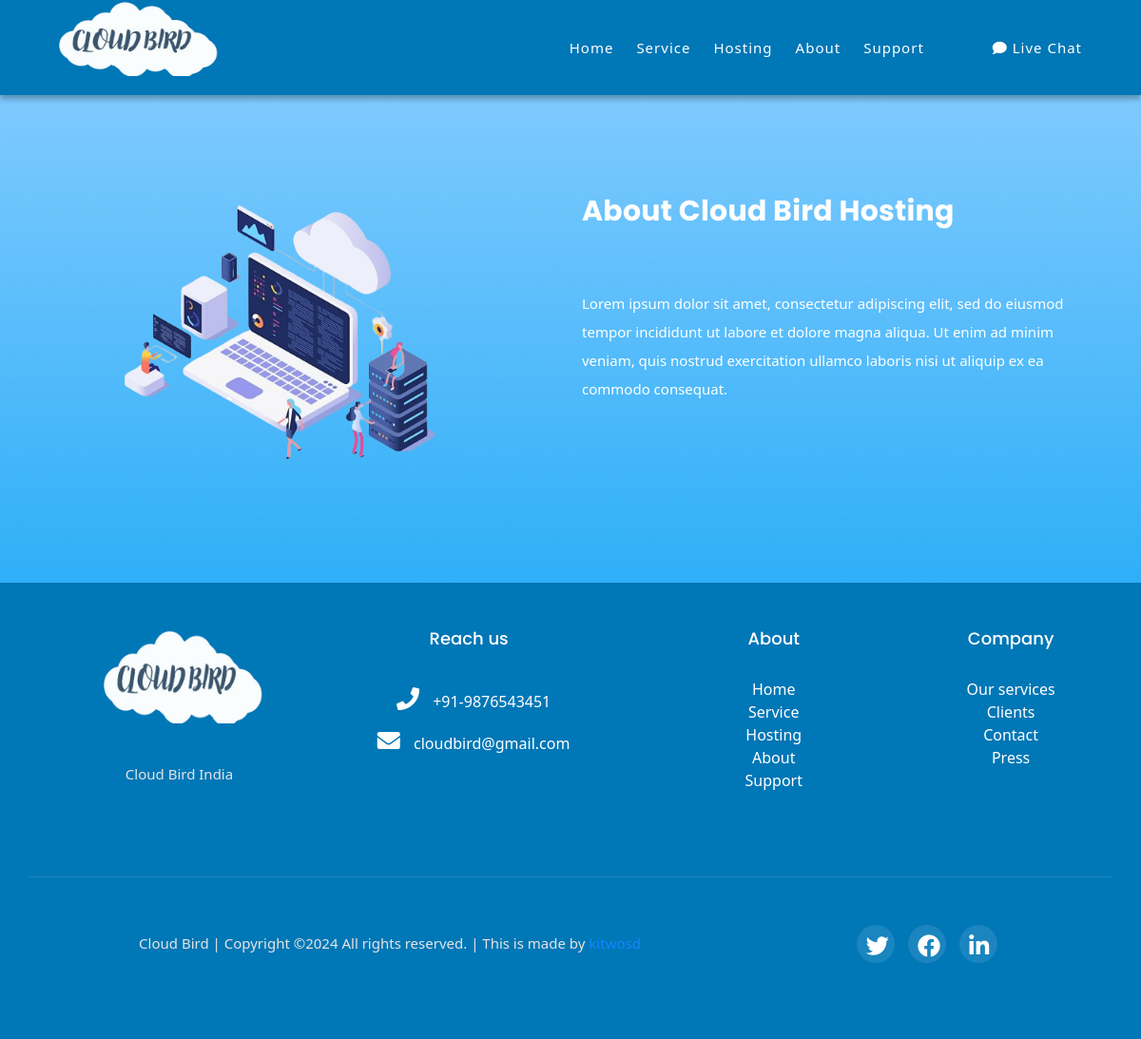
Before: /about with the older database file.
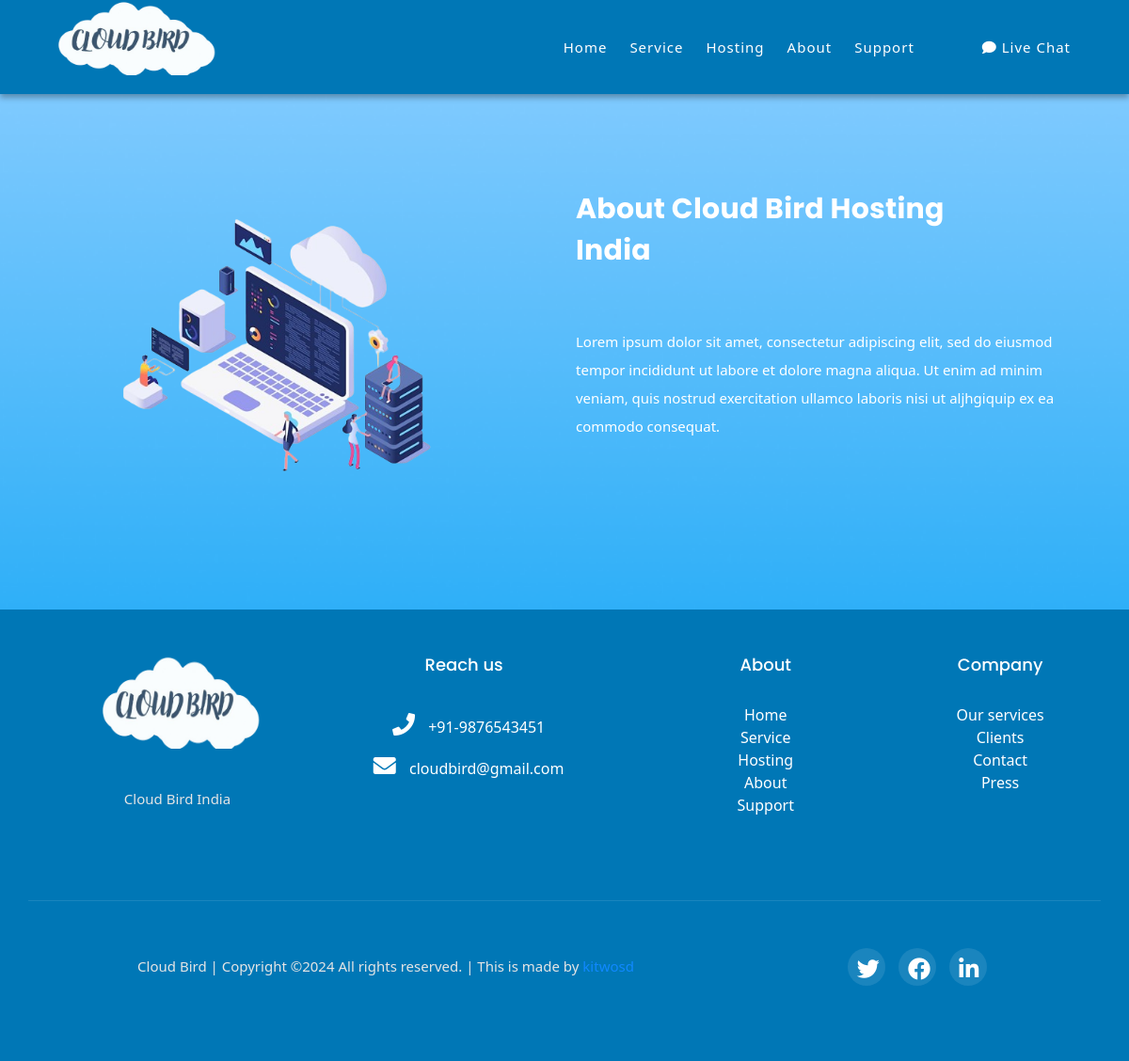
After: the same page with the newer database file.
### app/models.py (models this page shows, shortened)
class CompanyDetails(models.Model):
    companyName = models.CharField(max_length=200)
    companyAddress=models.CharField(max_length=200)
    companyPhone=models.CharField(max_length=200)
    companyEmail=models.EmailField()
    addressUrl=models.URLField(max_length=2000)
    companyLogo=models.FileField(upload_to="companylogo")
    facebookUrl = models.URLField()
    linkedInUrl = models.URLField()
    twiterUrl = models.URLField()
    discordUrl = models.URLField()
    livechatUrl = models.URLField()
    companyDescription = models.TextField()
    gif = models.ImageField(upload_to="gif")
    class Meta:
        ordering =['-id']

class About(models.Model):
    image=models.FileField(upload_to="aboutimage")
    title=models.CharField(max_length=200)
    description=RichTextField()

### app/views.py (the view)
# urls.py: path('about', views.about, name='about'),
def about(request):
    return render(request, 'app/about.html')

### app/context_processor.py (called while the page is built)
def footer(request):
    footer = CompanyDetails.objects.first()
    return{
        'footer':footer
    }

def service(request):
    service = Service.objects.all()
    return{
        'service':service
    }

def about(request):
    about = About.objects.first()
    return{
        'about': about
    }

def hosting(request):
    hosting = Hosting.objects.all()[:3]
    return{
        'hosting': hosting
    }

### app/templates/app/about.html (shortened to what this page needs)
{% extends "app/base.html" %}
{% load static %}
{% block content %}
<div id="services" class="our-services section" style="margin-top: 5%;">
    <div class="container">
      <div class="row">
        <div class="col-lg-6 align-self-center  wow fadeInLeft" data-wow-duration="1s" data-wow-delay="0.2s">
          <div class="left-image">
            <img src="{{about.image.url}}" alt="">
          </div>
        </div>
        <div class="col-lg-6 wow fadeInRight" data-wow-duration="1s" data-wow-delay="0.2s">
          <div class="section-heading">
            <h2 style="color:white;">{{about.title}}</h2>
            <p style="color:white;">{{about.description|safe}}</p>
          </div>
        </div>
      </div>
    </div>
</div>
{% endblock %}

### app/templates/app/base.html (shortened to what this page needs)
{% load static %}
<!DOCTYPE html>
<html lang="en">
<head>
    <link rel="stylesheet" href="https://unpkg.com/bootstrap@5.3.3/dist/css/bootstrap.min.css">
    <link rel="stylesheet" href="https://unpkg.com/bootstrap@5.3.3/dist/css/bootstrap.min.css">
    <link rel="stylesheet" href="https://cdn.jsdelivr.net/npm/bootstrap-icons@1.11.3/font/bootstrap-icons.min.css">
    <link rel="stylesheet" href="https://unpkg.com/bs-brain@2.0.4/components/faqs/faq-3/assets/css/faq-3.css">
    <link rel="stylesheet" href="https://cdnjs.cloudflare.com/ajax/libs/font-awesome/6.0.0-beta3/css/all.min.css">
    <link rel="stylesheet" href="https://cdn.jsdelivr.net/bxslider/4.2.12/jquery.bxslider.css">
    <link rel="stylesheet" href="https://cdnjs.cloudflare.com/ajax/libs/font-awesome/5.15.4/css/all.min.css">
	<link rel="stylesheet" href="{% static 'app/css1/ionicons.min.css' %}">
	<link rel="stylesheet" href="{% static 'app/css1/style.css' %}">
    <link href="{% static 'app/vendor/bootstrap/css/bootstrap.min.css' %}" rel="stylesheet">
    <link rel="stylesheet" href="{% static 'app/assets/css/fontawesome.css' %}">
    <link rel="stylesheet" href="{% static 'app/assets/css/templatemo-space-dynamic.css' %}">
    <link rel="stylesheet" href="{% static 'app/assets/css/animated.css' %}">
    <link rel="stylesheet" href="{% static 'app/assets/css/owl.css' %}">
</head>
<body>
  <header class="header-area header-sticky wow slideInDown" data-wow-duration="0.75s" data-wow-delay="0s">
    <div class="container">
      <div class="row">
        <div class="col-12">
          <nav class="main-nav">
            <a href="{% url 'app:index' %}">
              <img src="{{footer.companyLogo.url}}" style="height: 80px; width: 200px; float:left;">
            </a>
            <ul class="nav">
              <li class="scroll-to-section"><a href="{% url 'app:index' %}" class="active">Home</a></li>
              <li class="scroll-to-section"><a href="{% url 'app:service' %}">Service</a></li>
              <li class="scroll-to-section"><a href="{% url 'app:hosting' %}">Hosting</a></li>
              <li class="scroll-to-section"><a href="{% url 'app:about' %}">About</a></li>
              <li class="scroll-to-section"><a href="{% url 'app:contact' %}">Support</a></li>
              <li class="scroll-to-section" style="color: black;"><a href="{{footer.livechatUrl}}"><i class="fas fa-comment"></i> Live Chat</a></li>
            </ul>
          </nav>
        </div>
      </div>
    </div>
  </header>
  {% block content %}
  {% endblock %}
  <footer class="footer-10">
    <div class="container">
      <div class="row">
        <div class="col-md-3 mb-md-0 mb-4 mt-5 text-center text-md-left">
          <ul>
            <li>
              <img src="{{footer.companyLogo.url}}" alt="" style="height:100px; width: 200px; margin-bottom: 8px;">
              <p>{{footer.companyDescription|safe|truncatechars:100}}</p>
            </li>
          </ul>
        </div>
        <div class="col-md-9 mt-5">
          <div class="row d-none d-md-flex">
            <div class="col-md-5 mb-md-0 mb-5 text-center text-md-left">
              <h2 class="footer-heading">Reach us</h2>
              <ul class="list-unstyled">
                <li><a href="#" class="d-block"><i class="fas fa-phone icon"></i> +91-9876543451</a></li>
                <li><a href="#" class="d-block"><i class="fas fa-envelope icon"></i> cloudbird@gmail.com</a></li>
              </ul>
            </div>
            <div class="col-md-4 mb-md-0 mb-4 text-center text-md-left">
              <h2 class="footer-heading">About</h2>
              <ul class="list-unstyled">
                <li><a href="#" class="d-block">Home</a></li>
                <li><a href="#" class="d-block">Service</a></li>
                <li><a href="#" class="d-block">Hosting</a></li>
                <li><a href="#" class="d-block">About</a></li>
                <li><a href="#" class="d-block">Support</a></li>
              </ul>
            </div>
            <div class="col-md-3 mb-md-0 mb-3 text-center text-md-left">
              <h2 class="footer-heading">Company</h2>
              <ul class="list-unstyled">
                <li><a href="#" class="d-block">Our services</a></li>
                <li><a href="#" class="d-block">Clients</a></li>
                <li><a href="#" class="d-block">Contact</a></li>
                <li><a href="#" class="d-block">Press</a></li>
              </ul>
            </div>
          </div>
        </div>
      </div>
      <div class="row mt-5 pt-4 border-top">
        <div class="col-md-6 col-lg-8 mb-md-0 mb-4">
          <p class="copyright mb-0" style="color: #e5e5e5;">
            {{footer.companyName}} |
            Copyright &copy;<script>document.write(new Date().getFullYear());</script> All rights reserved. | This is made by <a href="" target="_blank">kitwosd</a>
          </p>
        </div>
        <div class="col-md-6 col-lg-4 text-center text-md-right">
          <ul class="ftco-footer-social p-0" style="color: black; margin-top: 26px;">
            <li class="ftco-animate"><a href="#" data-toggle="tooltip" data-placement="top" title="Twitter"><i class="fab fa-twitter icon"></i></a></li>
            <li class="ftco-animate"><a href="#" data-toggle="tooltip" data-placement="top" title="Facebook"><i class="fab fa-facebook icon"></i></a></li>
            <li class="ftco-animate"><a href="#" data-toggle="tooltip" data-placement="top" title="LinkedIn"><i class="fab fa-linkedin icon"></i></a></li>
          </ul>
        </div>
      </div>
    </div>
  </footer>
    <link rel="stylesheet" href="https://unpkg.com/bootstrap@5.3.3/dist/css/bootstrap.min.css">
</body>
</html>

### app/static/app/assets/css/templatemo-space-dynamic.css (style rules this page uses)
html, body, div, span, applet, object, iframe, h1, h2, h3, h4, h5, h6, p, blockquote, div pre, a, abbr, acronym, address, big, cite, code, del, dfn, em, font, img, ins, kbd, q, s, samp, small, strike, strong, sub, sup, tt, var, b, u, i, center, dl, dt, dd, ol, ul, li, figure, header, nav, section, article, aside, footer, figcaption { margin: 0; padding: 0; border: 0; outline: 0; }
ul, li { padding: 0; margin: 0; list-style: none; }
header, nav, section, article, aside, footer, hgroup { display: block; }
* { box-sizing: border-box; }
html, body { font-family: 'Poppins', sans-serif; font-weight: 400; background-color: #fff; -ms-text-size-adjust: 100%; -webkit-font-smoothing: antialiased; -moz-osx-font-smoothing: grayscale; }
a { text-decoration: none !important; }
h1, h2, h3, h4, h5, h6 { margin-top: 0px; margin-bottom: 0px; }
ul { margin-bottom: 0px; }
p { font-size: 15px; line-height: 30px; color: #2a2a2a; }
img { width: 100%; overflow: hidden; }
html, body { background: #fff; font-family: 'Poppins', sans-serif; }
.section-heading h2 { font-size: 30px; text-transform: capitalize; color: #2a2a2a; font-weight: 700; letter-spacing: 0.25px; position: relative; z-index: 2; line-height: 44px; }
.header-area { background-color: #0077b6; position: absolute; top: 0px; left: 0px; right: 0px; z-index: 100; height: 100px; -webkit-transition: all .5s ease 0s; -moz-transition: all .5s ease 0s; -o-transition: all .5s ease 0s; transition: all .5s ease 0s; box-shadow: 0 4px 6px rgba(0, 0, 0, 0.3); }
.header-area .main-nav { min-height: 80px; background: #0077b6; }
.header-area .main-nav .nav { float: right; margin-top: 30px; margin-right: 0px; background-color: transparent; -webkit-transition: all 0.3s ease 0s; -moz-transition: all 0.3s ease 0s; -o-transition: all 0.3s ease 0s; transition: all 0.3s ease 0s; position: relative; z-index: 999; }
.header-area .main-nav .nav li { padding-left: 20px; padding-right: 20px; }
.header-area .main-nav .nav li:last-child { padding-right: 0px; padding-left: 40px; }
.header-area .main-nav .nav li:last-child a , .background-header .main-nav .nav li:last-child a { color: #fff !important; padding: 0px 20px; font-weight: 400; }
.header-area .main-nav .nav li a { display: block; font-weight: 500; font-size: 15px; color: white; text-transform: capitalize; -webkit-transition: all 0.3s ease 0s; -moz-transition: all 0.3s ease 0s; -o-transition: all 0.3s ease 0s; transition: all 0.3s ease 0s; height: 40px; line-height: 40px; border: transparent; letter-spacing: 1px; }
.header-area .main-nav .nav li a { color: white; }
.header-area .main-nav .nav li:hover a, .header-area .main-nav .nav li a.active { color: #fff!important; }
.header-area.header-sticky { min-height: 80px; background: #0077b6; }
.header-area .nav { margin-top: 30px; }
.header-area.header-sticky .nav li a.active { color: white; }
@media (max-width: 1200px) { .header-area .main-nav .nav li { padding-left: 12px; padding-right: 12px; } }
@media (max-width: 1200px) { .header-area .main-nav:before { display: none; } }
@media (min-width: 767px) { .header-area .main-nav .nav { display: flex !important; } }
.our-services { margin-top: 0px; padding-top: 120px; background-image: url(../images/blue2.png); background-repeat: no-repeat; background-position: center center; background-size: cover; padding: 140px 0px 120px 0px; }
.our-services .left-image { margin-right: 45px; }
.our-services .section-heading h2 { margin-right: 100px; }
.our-services .section-heading p { margin-top: 30px; margin-bottom: 60px; }
footer p { text-align: center; margin: 30px 0px 45px 0px; }
footer p a { color: #fe3f40; }

### app/templates/app/base.html (style rules this page uses)
.icon { color: white; font-size: 24px; margin: 10px; }

Changed rows visible on the page:
changed About: title "About Cloud Bird Hosting" → "About Cloud Bird Hosting India"; description "…ullamco laboris nisi ut aliquip ex ea commodo consequat." → "…ullamco laboris nisi ut aljhgiquip ex ea commodo consequat."
